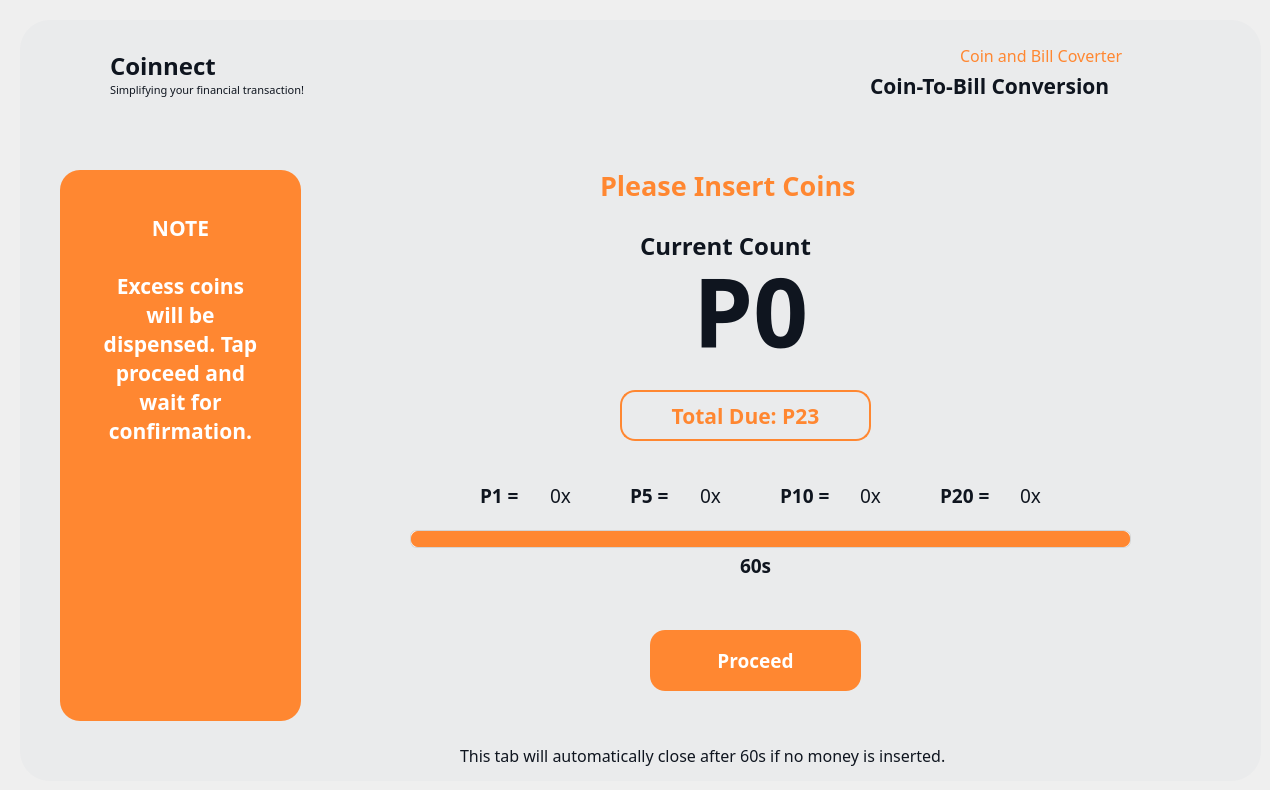
  <widget class="QWidget" name="insertFrame_02">
   <widget class="QFrame" name="InserCioins_Frame_3">
    <property name="enabled">
     <bool>true</bool>
    </property>
    <property name="geometry">
     <rect>
      <x>20</x>
      <y>20</y>
      <width>1241</width>
      <height>761</height>
     </rect>
    </property>
    <property name="font">
     <font>
      <pointsize>9</pointsize>
     </font>
    </property>
    <property name="styleSheet">
     <string notr="true">QFrame {
    background-color: #eaebec;
	border-radius: 30px;
}
</string>
    </property>
    <property name="frameShape">
     <enum>QFrame::NoFrame</enum>
    </property>
    <widget class="QLabel" name="label_121">
     <property name="geometry">
      <rect>
       <x>90</x>
       <y>20</y>
       <width>141</width>
       <height>51</height>
      </rect>
     </property>
     <property name="font">
      <font>
       <family>Montserrat</family>
       <pointsize>18</pointsize>
       <weight>75</weight>
       <bold>true</bold>
      </font>
     </property>
     <property name="styleSheet">
      <string notr="true">QLabel {
    color: #0f151f;
}
</string>
     </property>
     <property name="text">
      <string>Coinnect</string>
     </property>
    </widget>
    <widget class="QLabel" name="label_122">
     <property name="geometry">
      <rect>
       <x>90</x>
       <y>60</y>
       <width>231</width>
       <height>20</height>
      </rect>
     </property>
     <property name="font">
      <font>
       <family>Montserrat</family>
       <pointsize>8</pointsize>
       <weight>50</weight>
       <bold>false</bold>
      </font>
     </property>
     <property name="styleSheet">
      <string notr="true">QLabel {
    color: #0f151f;
}
</string>
     </property>
     <property name="text">
      <string>Simplifying your financial transaction!</string>
     </property>
    </widget>
    <widget class="QLabel" name="main_logo_52">
     <property name="geometry">
      <rect>
       <x>40</x>
       <y>35</y>
       <width>40</width>
       <height>40</height>
      </rect>
     </property>
     <property name="text">
      <string/>
     </property>
     <property name="pixmap">
      <pixmap>C:/Users/Asus Tuf/Documents/dondon my documents/Research/Coinnect UI/2 Icons/Coinnect Logo.png</pixmap>
     </property>
     <property name="scaledContents">
      <bool>true</bool>
     </property>
    </widget>
    <widget class="QLabel" name="label_123">
     <property name="geometry">
      <rect>
       <x>580</x>
       <y>140</y>
       <width>311</width>
       <height>51</height>
      </rect>
     </property>
     <property name="font">
      <font>
       <family>Montserrat</family>
       <pointsize>20</pointsize>
       <weight>75</weight>
       <bold>true</bold>
      </font>
     </property>
     <property name="styleSheet">
      <string notr="true">QLabel {
    color: #ff8731;
}
</string>
     </property>
     <property name="text">
      <string>Please Insert Coins</string>
     </property>
    </widget>
    <widget class="QPushButton" name="converter_select_backBtn_10">
     <property name="geometry">
      <rect>
       <x>60</x>
       <y>710</y>
       <width>21</width>
       <height>41</height>
      </rect>
     </property>
     <property name="font">
      <font>
       <family>Montserrat</family>
       <pointsize>12</pointsize>
       <weight>75</weight>
       <bold>true</bold>
      </font>
     </property>
     <property name="cursor">
      <cursorShape>PointingHandCursor</cursorShape>
     </property>
     <property name="styleSheet">
      <string notr="true">QPushButton {
    background-color: #eaebec;
    border-radius: 30px;
}


QPushButton:pressed {
    padding-top: 8px;  /* simulate press-in */
    padding-bottom: 7px;
    box-shadow: inset 0px 2px 4px rgba(255, 255, 255, 0.4); /* lighter shadow */
}
</string>
     </property>
     <property name="text">
      <string/>
     </property>
     <property name="icon">
      <iconset>
       <normaloff>images/back_black.png</normaloff>images/back_black.png</iconset>
     </property>
     <property name="iconSize">
      <size>
       <width>20</width>
       <height>20</height>
      </size>
     </property>
    </widget>
    <widget class="QToolButton" name="cb_insert_due">
     <property name="geometry">
      <rect>
       <x>600</x>
       <y>370</y>
       <width>251</width>
       <height>51</height>
      </rect>
     </property>
     <property name="font">
      <font>
       <family>Montserrat</family>
       <pointsize>16</pointsize>
       <weight>75</weight>
       <bold>true</bold>
      </font>
     </property>
     <property name="cursor">
      <cursorShape>ArrowCursor</cursorShape>
     </property>
     <property name="styleSheet">
      <string notr="true">QToolButton {
    background-color: transparent;
    color: #ff8731;
    border: 2px solid #ff8731;
    border-radius: 15px;
    text-align: center;
}</string>
     </property>
     <property name="text">
      <string>Total Due: P23</string>
     </property>
     <property name="iconSize">
      <size>
       <width>200</width>
       <height>200</height>
      </size>
     </property>
     <property name="checkable">
      <bool>false</bool>
     </property>
     <property name="popupMode">
      <enum>QToolButton::DelayedPopup</enum>
     </property>
     <property name="toolButtonStyle">
      <enum>Qt::ToolButtonIconOnly</enum>
     </property>
    </widget>
    <widget class="QLabel" name="label_124">
     <property name="geometry">
      <rect>
       <x>940</x>
       <y>20</y>
       <width>201</width>
       <height>31</height>
      </rect>
     </property>
     <property name="font">
      <font>
       <family>Montserrat</family>
       <pointsize>12</pointsize>
       <weight>50</weight>
       <bold>false</bold>
      </font>
     </property>
     <property name="styleSheet">
      <string notr="true">QLabel {
    color: #ff8731;
	background-color:transparent;
}
</string>
     </property>
     <property name="text">
      <string>Coin and Bill Coverter</string>
     </property>
    </widget>
    <widget class="QLabel" name="label_125">
     <property name="geometry">
      <rect>
       <x>850</x>
       <y>40</y>
       <width>291</width>
       <height>51</height>
      </rect>
     </property>
     <property name="font">
      <font>
       <family>Montserrat</family>
       <pointsize>16</pointsize>
       <weight>75</weight>
       <bold>true</bold>
      </font>
     </property>
     <property name="styleSheet">
      <string notr="true">QLabel {
    color: #0F151F;
}
</string>
     </property>
     <property name="text">
      <string>Coin-To-Bill Conversion</string>
     </property>
    </widget>
    <widget class="QLabel" name="main_logo_53">
     <property name="geometry">
      <rect>
       <x>1150</x>
       <y>30</y>
       <width>50</width>
       <height>50</height>
      </rect>
     </property>
     <property name="text">
      <string/>
     </property>
     <property name="pixmap">
      <pixmap>C:/Users/Asus Tuf/Documents/dondon my documents/Research/Coinnect UI/2 Icons/Black_coin to bill.png</pixmap>
     </property>
     <property name="scaledContents">
      <bool>true</bool>
     </property>
    </widget>
    <widget class="QToolButton" name="converter_service_proceed_8">
     <property name="geometry">
      <rect>
       <x>40</x>
       <y>460</y>
       <width>241</width>
       <height>231</height>
      </rect>
     </property>
     <property name="font">
      <font>
       <family>Montserrat</family>
       <pointsize>14</pointsize>
       <weight>75</weight>
       <bold>true</bold>
      </font>
     </property>
     <property name="cursor">
      <cursorShape>ArrowCursor</cursorShape>
     </property>
     <property name="styleSheet">
      <string notr="true">QToolButton {
    background-color: transparent;
    color: #ff8731;
    border: 2px solid #ff8731;
    border-radius: 15px;
    padding: 20px;
    padding-top: 10px;
    text-align: center;
}


</string>
     </property>
     <property name="text">
      <string>Proceed</string>
     </property>
     <property name="icon">
      <iconset>
       <normaloff>C:/Users/Asus Tuf/Documents/dondon my documents/Research/Coinnect UI/2 Icons/Peso Add.png</normaloff>C:/Users/Asus Tuf/Documents/dondon my documents/Research/Coinnect UI/2 Icons/Peso Add.png</iconset>
     </property>
     <property name="iconSize">
      <size>
       <width>200</width>
       <height>200</height>
      </size>
     </property>
     <property name="checkable">
      <bool>false</bool>
     </property>
     <property name="popupMode">
      <enum>QToolButton::DelayedPopup</enum>
     </property>
     <property name="toolButtonStyle">
      <enum>Qt::ToolButtonIconOnly</enum>
     </property>
    </widget>
    <widget class="QToolButton" name="type_foreignBtn_7">
     <property name="geometry">
      <rect>
       <x>40</x>
       <y>150</y>
       <width>241</width>
       <height>551</height>
      </rect>
     </property>
     <property name="font">
      <font>
       <family>Montserrat</family>
       <pointsize>16</pointsize>
       <weight>75</weight>
       <bold>true</bold>
      </font>
     </property>
     <property name="cursor">
      <cursorShape>ArrowCursor</cursorShape>
     </property>
     <property name="styleSheet">
      <string notr="true">QToolButton {
    background-color: #ff8731;
    color: white;
    border: none;
    border-radius: 20px;
    text-align: center;
}

</string>
     </property>
     <property name="text">
      <string>
NOTE

Excess coins
will be
dispensed. Tap
proceed and
wait for
confirmation.








</string>
     </property>
     <property name="iconSize">
      <size>
       <width>200</width>
       <height>200</height>
      </size>
     </property>
     <property name="checkable">
      <bool>false</bool>
     </property>
     <property name="popupMode">
      <enum>QToolButton::DelayedPopup</enum>
     </property>
     <property name="toolButtonStyle">
      <enum>Qt::ToolButtonIconOnly</enum>
     </property>
    </widget>
    <widget class="QToolButton" name="cb_insert_proceed">
     <property name="geometry">
      <rect>
       <x>630</x>
       <y>610</y>
       <width>211</width>
       <height>61</height>
      </rect>
     </property>
     <property name="font">
      <font>
       <family>Montserrat</family>
       <pointsize>14</pointsize>
       <weight>75</weight>
       <bold>true</bold>
      </font>
     </property>
     <property name="cursor">
      <cursorShape>PointingHandCursor</cursorShape>
     </property>
     <property name="styleSheet">
      <string notr="true">QToolButton {
    background-color: #ff8731;
    color: white;
    border: none;
    border-radius: 15px;
    text-align: center;
}

QToolButton:hover {
    background-color: #FFA05C;  /* light gray */
}

QToolButton:pressed {
    background-color: #F56600;
    padding-top: 15px;  /* simulate press-in */
    padding-bottom: 20px;
 
}

</string>
     </property>
     <property name="text">
      <string>Proceed</string>
     </property>
     <property name="iconSize">
      <size>
       <width>200</width>
       <height>200</height>
      </size>
     </property>
     <property name="checkable">
      <bool>false</bool>
     </property>
     <property name="popupMode">
      <enum>QToolButton::DelayedPopup</enum>
     </property>
     <property name="toolButtonStyle">
      <enum>Qt::ToolButtonIconOnly</enum>
     </property>
    </widget>
    <widget class="QLabel" name="label_126">
     <property name="geometry">
      <rect>
       <x>620</x>
       <y>200</y>
       <width>211</width>
       <height>51</height>
      </rect>
     </property>
     <property name="font">
      <font>
       <family>Montserrat</family>
       <pointsize>18</pointsize>
       <weight>75</weight>
       <bold>true</bold>
      </font>
     </property>
     <property name="styleSheet">
      <string notr="true">QLabel {
    color: #0F151F;
	background-color:transparent;
}
</string>
     </property>
     <property name="text">
      <string>Current Count</string>
     </property>
    </widget>
    <widget class="QLabel" name="cb_current_count">
     <property name="geometry">
      <rect>
       <x>600</x>
       <y>220</y>
       <width>261</width>
       <height>141</height>
      </rect>
     </property>
     <property name="font">
      <font>
       <family>Montserrat</family>
       <pointsize>72</pointsize>
       <weight>75</weight>
       <bold>true</bold>
      </font>
     </property>
     <property name="styleSheet">
      <string notr="true">QLabel {
    color: #0F151F;	
	background-color:transparent;
}
</string>
     </property>
     <property name="text">
      <string>P0</string>
     </property>
     <property name="textFormat">
      <enum>Qt::PlainText</enum>
     </property>
     <property name="alignment">
      <set>Qt::AlignCenter</set>
     </property>
     <property name="wordWrap">
      <bool>false</bool>
     </property>
    </widget>
    <widget class="QLabel" name="label_128">
     <property name="geometry">
      <rect>
       <x>460</x>
       <y>450</y>
       <width>61</width>
       <height>51</height>
      </rect>
     </property>
     <property name="font">
      <font>
       <family>Montserrat</family>
       <pointsize>14</pointsize>
       <weight>75</weight>
       <bold>true</bold>
      </font>
     </property>
     <property name="styleSheet">
      <string notr="true">QLabel {
    color: #0F151F;
}
</string>
     </property>
     <property name="text">
      <string>P1 = </string>
     </property>
    </widget>
    <widget class="QLabel" name="label_129">
     <property name="geometry">
      <rect>
       <x>530</x>
       <y>450</y>
       <width>51</width>
       <height>51</height>
      </rect>
     </property>
     <property name="font">
      <font>
       <family>Montserrat</family>
       <pointsize>14</pointsize>
       <weight>50</weight>
       <bold>false</bold>
      </font>
     </property>
     <property name="styleSheet">
      <string notr="true">QLabel {
    color: #0F151F;
}
</string>
     </property>
     <property name="text">
      <string>0x</string>
     </property>
    </widget>
    <widget class="QLabel" name="label_130">
     <property name="geometry">
      <rect>
       <x>680</x>
       <y>450</y>
       <width>51</width>
       <height>51</height>
      </rect>
     </property>
     <property name="font">
      <font>
       <family>Montserrat</family>
       <pointsize>14</pointsize>
       <weight>50</weight>
       <bold>false</bold>
      </font>
     </property>
     <property name="styleSheet">
      <string notr="true">QLabel {
    color: #0F151F;
}
</string>
     </property>
     <property name="text">
      <string>0x</string>
     </property>
    </widget>
    <widget class="QLabel" name="label_131">
     <property name="geometry">
      <rect>
       <x>840</x>
       <y>450</y>
       <width>51</width>
       <height>51</height>
      </rect>
     </property>
     <property name="font">
      <font>
       <family>Montserrat</family>
       <pointsize>14</pointsize>
       <weight>50</weight>
       <bold>false</bold>
      </font>
     </property>
     <property name="styleSheet">
      <string notr="true">QLabel {
    color: #0F151F;
}
</string>
     </property>
     <property name="text">
      <string>0x</string>
     </property>
    </widget>
    <widget class="QLabel" name="label_132">
     <property name="geometry">
      <rect>
       <x>610</x>
       <y>450</y>
       <width>61</width>
       <height>51</height>
      </rect>
     </property>
     <property name="font">
      <font>
       <family>Montserrat</family>
       <pointsize>14</pointsize>
       <weight>75</weight>
       <bold>true</bold>
      </font>
     </property>
     <property name="styleSheet">
      <string notr="true">QLabel {
    color: #0F151F;
}
</string>
     </property>
     <property name="text">
      <string>P5 = </string>
     </property>
    </widget>
    <widget class="QLabel" name="label_133">
     <property name="geometry">
      <rect>
       <x>760</x>
       <y>450</y>
       <width>61</width>
       <height>51</height>
      </rect>
     </property>
     <property name="font">
      <font>
       <family>Montserrat</family>
       <pointsize>14</pointsize>
       <weight>75</weight>
       <bold>true</bold>
      </font>
     </property>
     <property name="styleSheet">
      <string notr="true">QLabel {
    color: #0F151F;
}
</string>
     </property>
     <property name="text">
      <string>P10 = </string>
     </property>
    </widget>
    <widget class="QLabel" name="label_134">
     <property name="geometry">
      <rect>
       <x>920</x>
       <y>450</y>
       <width>61</width>
       <height>51</height>
      </rect>
     </property>
     <property name="font">
      <font>
       <family>Montserrat</family>
       <pointsize>14</pointsize>
       <weight>75</weight>
       <bold>true</bold>
      </font>
     </property>
     <property name="styleSheet">
      <string notr="true">QLabel {
    color: #0F151F;
}
</string>
     </property>
     <property name="text">
      <string>P20 = </string>
     </property>
    </widget>
    <widget class="QLabel" name="label_135">
     <property name="geometry">
      <rect>
       <x>1000</x>
       <y>450</y>
       <width>51</width>
       <height>51</height>
      </rect>
     </property>
     <property name="font">
      <font>
       <family>Montserrat</family>
       <pointsize>14</pointsize>
       <weight>50</weight>
       <bold>false</bold>
      </font>
     </property>
     <property name="styleSheet">
      <string notr="true">QLabel {
    color: #0F151F;
}
</string>
     </property>
     <property name="text">
      <string>0x</string>
     </property>
    </widget>
    <widget class="QLabel" name="label_136">
     <property name="geometry">
      <rect>
       <x>440</x>
       <y>710</y>
       <width>591</width>
       <height>51</height>
      </rect>
     </property>
     <property name="font">
      <font>
       <family>Montserrat</family>
       <pointsize>12</pointsize>
       <weight>50</weight>
       <bold>false</bold>
      </font>
     </property>
     <property name="styleSheet">
      <string notr="true">QLabel {
    color: #0F151F;
}
</string>
     </property>
     <property name="text">
      <string>This tab will automatically close after 60s if no money is inserted.</string>
     </property>
    </widget>
    <widget class="QLabel" name="cb_secondsLabel">
     <property name="geometry">
      <rect>
       <x>720</x>
       <y>520</y>
       <width>41</width>
       <height>51</height>
      </rect>
     </property>
     <property name="font">
      <font>
       <family>Montserrat</family>
       <pointsize>14</pointsize>
       <weight>75</weight>
       <bold>true</bold>
      </font>
     </property>
     <property name="styleSheet">
      <string notr="true">QLabel {
    color: #0F151F;
}
</string>
     </property>
     <property name="text">
      <string>60s</string>
     </property>
    </widget>
    <widget class="QProgressBar" name="cb_progressbar">
     <property name="geometry">
      <rect>
       <x>390</x>
       <y>510</y>
       <width>721</width>
       <height>18</height>
      </rect>
     </property>
     <property name="styleSheet">
      <string notr="true">QProgressBar {
    border: 1px solid lightgray;
    border-radius: 7px;
    background-color: white;
}

QProgressBar::chunk {
    background-color: #ff8731;
    border-radius: 7px;
}
</string>
     </property>
     <property name="value">
      <number>100</number>
     </property>
     <property name="textVisible">
      <bool>false</bool>
     </property>
    </widget>
    <widget class="QToolButton" name="converter_service_proceed_9">
     <property name="geometry">
      <rect>
       <x>40</x>
       <y>450</y>
       <width>241</width>
       <height>231</height>
      </rect>
     </property>
     <property name="font">
      <font>
       <family>Montserrat</family>
       <pointsize>14</pointsize>
       <weight>75</weight>
       <bold>true</bold>
      </font>
     </property>
     <property name="cursor">
      <cursorShape>ArrowCursor</cursorShape>
     </property>
     <property name="styleSheet">
      <string notr="true">QToolButton {
    background-color: transparent;
    color: #ff8731;
    border: 2px solid #ff8731;
    border-radius: 15px;
    padding: 20px;
    padding-top: 10px;
    text-align: center;
}


</string>
     </property>
     <property name="text">
      <string>Proceed</string>
     </property>
     <property name="icon">
      <iconset>
       <normaloff>C:/Users/Asus Tuf/Documents/dondon my documents/Research/Coinnect UI/2 Icons/Peso Add.png</normaloff>C:/Users/Asus Tuf/Documents/dondon my documents/Research/Coinnect UI/2 Icons/Peso Add.png</iconset>
     </property>
     <property name="iconSize">
      <size>
       <width>200</width>
       <height>200</height>
      </size>
     </property>
     <property name="checkable">
      <bool>false</bool>
     </property>
     <property name="popupMode">
      <enum>QToolButton::DelayedPopup</enum>
     </property>
     <property name="toolButtonStyle">
      <enum>Qt::ToolButtonIconOnly</enum>
     </property>
    </widget>
    <zorder>label_125</zorder>
    <zorder>cb_current_count</zorder>
    <zorder>label_121</zorder>
    <zorder>label_122</zorder>
    <zorder>main_logo_52</zorder>
    <zorder>label_123</zorder>
    <zorder>converter_select_backBtn_10</zorder>
    <zorder>cb_insert_due</zorder>
    <zorder>label_124</zorder>
    <zorder>main_logo_53</zorder>
    <zorder>converter_service_proceed_8</zorder>
    <zorder>type_foreignBtn_7</zorder>
    <zorder>cb_insert_proceed</zorder>
    <zorder>label_126</zorder>
    <zorder>label_128</zorder>
    <zorder>label_129</zorder>
    <zorder>label_130</zorder>
    <zorder>label_131</zorder>
    <zorder>label_132</zorder>
    <zorder>label_133</zorder>
    <zorder>label_134</zorder>
    <zorder>label_135</zorder>
    <zorder>label_136</zorder>
    <zorder>cb_secondsLabel</zorder>
    <zorder>cb_progressbar</zorder>
    <zorder>converter_service_proceed_9</zorder>
   </widget>
  </widget>
